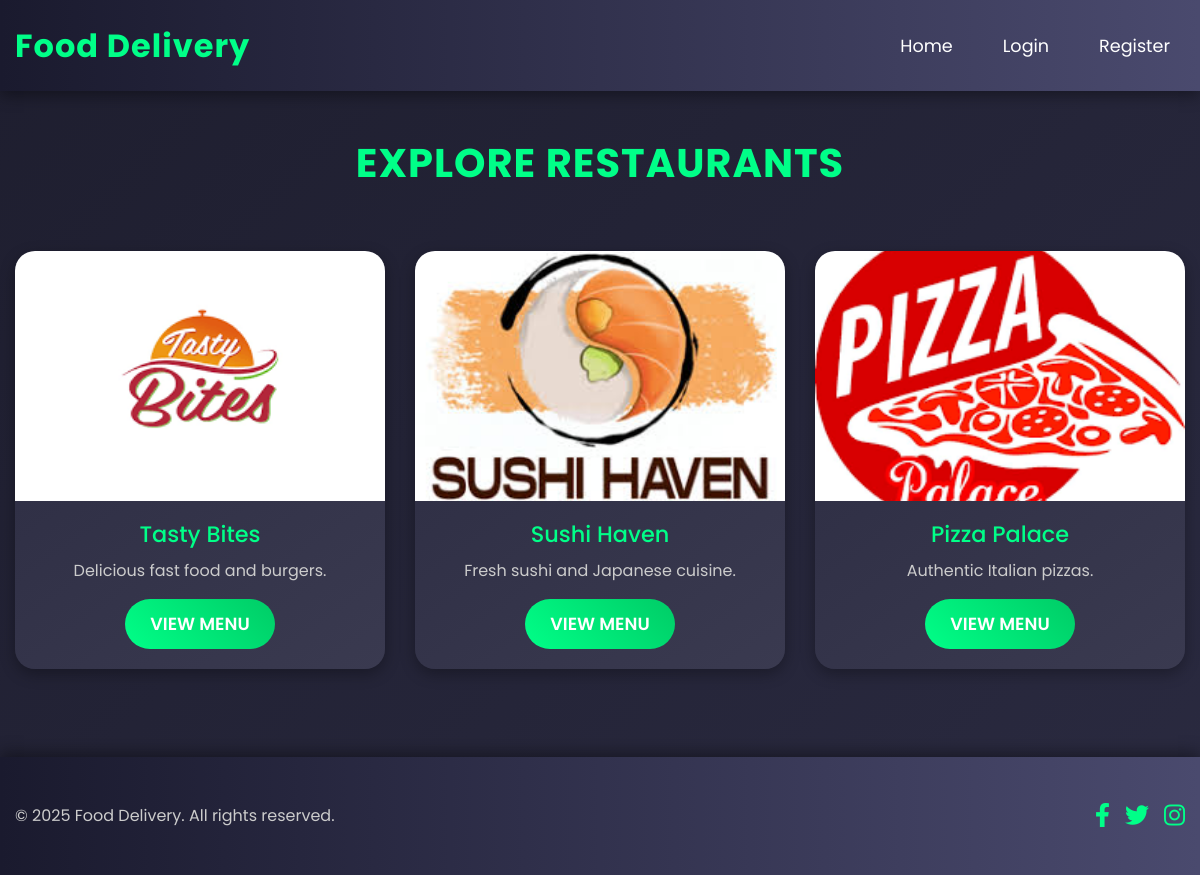
The page / on the database its author committed.
### tables this page shows
CREATE TABLE restaurants (
    id INT AUTO_INCREMENT PRIMARY KEY,
    name VARCHAR(255) NOT NULL,
    description TEXT,
    image VARCHAR(255),
    created_at TIMESTAMP DEFAULT CURRENT_TIMESTAMP
);

### index.php (the view)
<?php
require 'includes/config.php';
require 'includes/header.php';
$stmt = $pdo->query("SELECT * FROM restaurants");
$restaurants = $stmt->fetchAll();
?>
<div class="container my-5">
    <h1 class="text-center mb-4">Explore Restaurants</h1>
    <div class="restaurant-grid">
        <?php foreach ($restaurants as $restaurant): ?>
            <div class="card">
                <img src="assets/images/<?php echo $restaurant['image'] ?: 'placeholder.jpg'; ?>" class="card-img-top" alt="<?php echo $restaurant['name']; ?>">
                <div class="card-body">
                    <h5 class="card-title"><?php echo $restaurant['name']; ?></h5>
                    <p class="card-text"><?php echo $restaurant['description']; ?></p>
                    <a href="restaurant.php?id=<?php echo $restaurant['id']; ?>" class="btn btn-primary">View Menu</a>
                </div>
            </div>
        <?php endforeach; ?>
    </div>
</div>
<?php require 'includes/footer.php'; ?>

### includes/header.php (shortened to what this page needs)
<!DOCTYPE html>
<html lang="en">
<head>
    <link href="https://cdn.jsdelivr.net/npm/bootstrap@5.3.0/dist/css/bootstrap.min.css" rel="stylesheet">
    <link rel="stylesheet" href="https://cdnjs.cloudflare.com/ajax/libs/font-awesome/6.4.0/css/all.min.css">
    <link rel="stylesheet" href="assets/css/style.css">
</head>
<body>
    <nav class="navbar navbar-expand-lg navbar-dark bg-dark">
        <div class="container">
            <a class="navbar-brand" href="index.php">Food Delivery</a>
            <div class="collapse navbar-collapse" id="navbarNav">
                <ul class="navbar-nav ms-auto">
                    <li class="nav-item"><a class="nav-link" href="index.php">Home</a></li>
                    <?php if (isset($_SESSION['user_id'])): ?>
                        <?php if ($_SESSION['role'] === 'admin'): ?>
                            <li class="nav-item"><a class="nav-link" href="admin/index.php">Admin</a></li>
                        <?php endif; ?>
                        <li class="nav-item"><a class="nav-link" href="cart/cart.php"><i class="fas fa-shopping-cart"></i> Cart</a></li>
                        <li class="nav-item"><a class="nav-link" href="auth/logout.php">Logout</a></li>
                    <?php else: ?>
                        <li class="nav-item"><a class="nav-link" href="auth/login.php">Login</a></li>
                        <li class="nav-item"><a class="nav-link" href="auth/register.php">Register</a></li>
                    <?php endif; ?>
                </ul>
            </div>
        </div>
    </nav>

### includes/footer.php (shortened to what this page needs)
<footer>
    <div class="footer-content">
        <p>&copy; 2025 Food Delivery. All rights reserved.</p>
        <div class="social-icons">
            <a href="https://facebook.com" target="_blank"><i class="fab fa-facebook-f"></i></a>
            <a href="https://twitter.com" target="_blank"><i class="fab fa-twitter"></i></a>
            <a href="https://instagram.com" target="_blank"><i class="fab fa-instagram"></i></a>
        </div>
    </div>
</footer>
</body>
</html>

### assets/css/style.css (style rules this page uses)
* { margin: 0; padding: 0; box-sizing: border-box; }
body { font-family: 'Poppins', sans-serif; background: linear-gradient(135deg, #1e1e2f, #2a2a40); color: #fff; min-height: 100vh; line-height: 1.6; }
.navbar { background: linear-gradient(90deg, #1a1a2e, #4a4a6e) !important; box-shadow: 0 4px 15px rgba(0, 0, 0, 0.4); padding: 15px 0; position: sticky; top: 0; z-index: 1000; }
.navbar-brand { font-size: 2rem; font-weight: 700; color: #00ff88 !important; letter-spacing: 1px; transition: color 0.3s ease; }
.navbar-nav { display: flex; align-items: center; gap: 20px; list-style: none; }
.nav-link { color: #fff !important; font-size: 1.1rem; font-weight: 400; padding: 10px 15px !important; transition: color 0.3s ease, transform 0.3s ease; border-radius: 5px; }
.navbar-collapse { transition: all 0.3s ease; }
.container { max-width: 1200px; margin: 0 auto; padding: 0 15px; }
h1, h2, h3 { color: #00ff88; font-weight: 700; text-transform: uppercase; letter-spacing: 1px; }
h1 { font-size: 2.5rem; margin-bottom: 20px; }
.restaurant-grid { display: grid; grid-template-columns: repeat(auto-fit, minmax(300px, 1fr)); gap: 30px; padding: 40px 0; }
.card { background: linear-gradient(145deg, #2a2a40, #3a3a50); border: none; border-radius: 20px; overflow: hidden; transition: transform 0.4s ease, box-shadow 0.4s ease; box-shadow: 0 5px 15px rgba(0, 0, 0, 0.3); }
.card-img-top { height: 250px; object-fit: cover; transition: transform 0.3s ease; }
.card-body { padding: 20px; text-align: center; }
.card-title { font-size: 1.4rem; color: #00ff88; margin-bottom: 10px; }
.card-text { font-size: 1rem; color: #ccc; margin-bottom: 15px; }
.btn-primary { background: linear-gradient(45deg, #00ff88, #00cc66); border: none; border-radius: 50px; padding: 12px 25px; font-size: 1.1rem; font-weight: 600; text-transform: uppercase; transition: transform 0.3s ease, background 0.3s ease; }
footer { background: linear-gradient(90deg, #1a1a2e, #4a4a6e); padding: 40px 0; text-align: center; box-shadow: 0 -4px 15px rgba(0, 0, 0, 0.4); }
.footer-content { max-width: 1200px; margin: 0 auto; display: flex; flex-wrap: wrap; justify-content: space-between; align-items: center; padding: 0 15px; }
.footer-content p { font-size: 1rem; color: #ccc; margin: 0; }
.social-icons { display: flex; gap: 15px; }
.social-icons a { color: #00ff88; font-size: 1.5rem; transition: color 0.3s ease, transform 0.3s ease; }

### rows shown on the page
restaurants: image (picture), name "Tasty Bites", description "Delicious fast food and burgers."
restaurants: image (picture), name "Sushi Haven", description "Fresh sushi and Japanese cuisine."
restaurants: image (picture), name "Pizza Palace", description "Authentic Italian pizzas."
